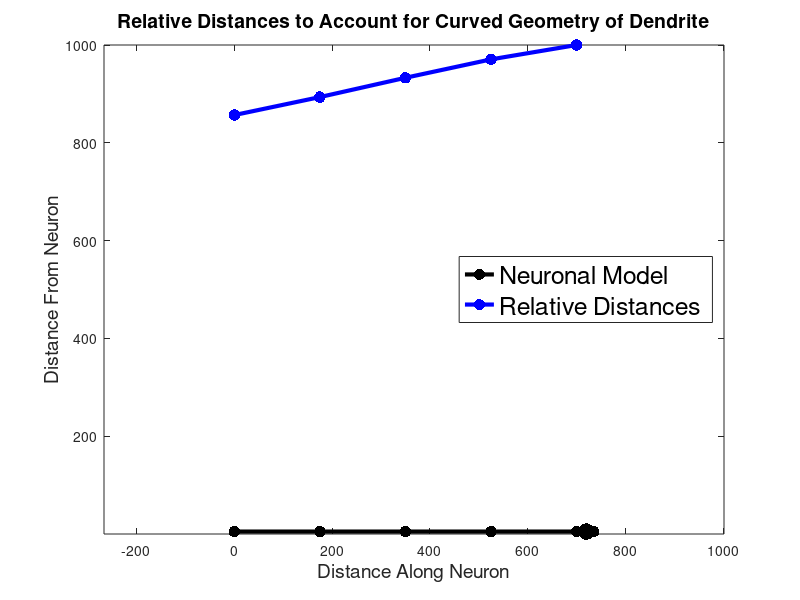
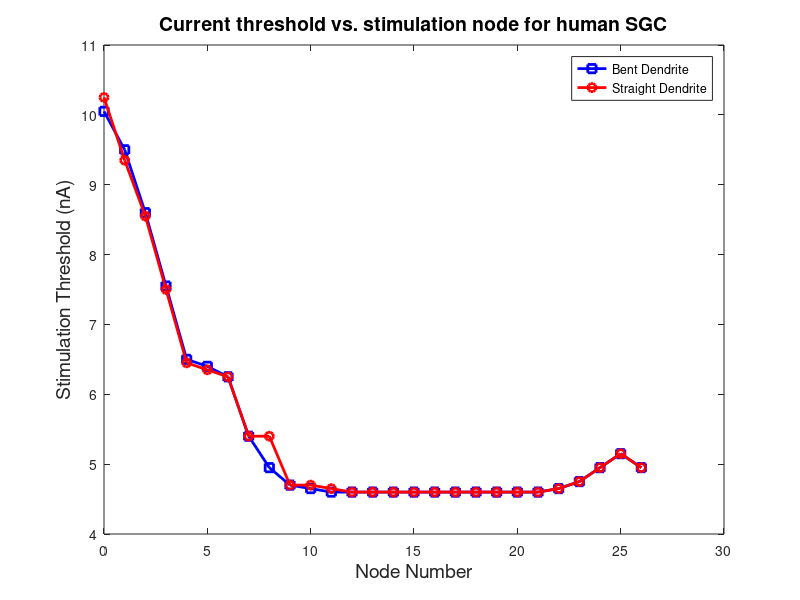
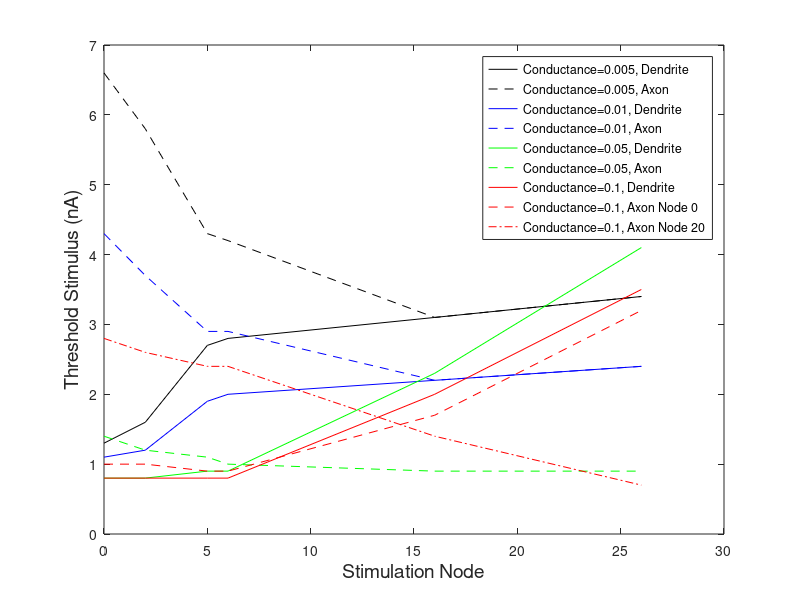

Write the MATLAB code that produced these figures, in order. (Note: this script raises an error after producing the figures.)
%% Matlab plots for threshold data
% Authors: Lauren Heckelman, Matthew McCann, and Michelle Mueller

%% initialize workspace
clear; clc; clf; close all;
num_nodes = 27;


%% Relative Distances
    % Draw Soma and Dendrite:
    DendriteLength = 175; % [um]
    DendriteDiameter = 1; % [um]
    DendriteNodes = 5;
    SomaDiameter = 10; % [um]
    SomaINL = 50;
    SomaLeftAndRight = abs(SomaINL - SomaDiameter)/2;
    
    Dendrite_xvalues = 0:DendriteLength:(DendriteLength*(DendriteNodes - 1));
    Dendrite_yvalues = (SomaDiameter/2).*ones(1, length(Dendrite_xvalues));
    
    SomaCircle_ang = 0:0.01:2*pi+0.01;
    SomaCircle_xp = (SomaDiameter/2)*cos(SomaCircle_ang);
    SomaCircle_yp = (SomaDiameter/2)*sin(SomaCircle_ang);
    
    SomaCircle_xvalues = max(Dendrite_xvalues) + SomaLeftAndRight + SomaCircle_xp;
    SomaCircle_yvalues = (SomaDiameter/2) + SomaCircle_yp;
    
    SomaINL_xvaluesLeft = [max(Dendrite_xvalues), min(SomaCircle_xvalues)];
    SomaINL_xvaluesRight = [max(SomaCircle_xvalues), max(SomaCircle_xvalues + SomaDiameter)];
    SomaINL_yvaluesLeft = (SomaDiameter/2).*ones(1, length(SomaINL_xvaluesLeft));
    SomaINL_yvaluesRight = (SomaDiameter/2).*ones(1, length(SomaINL_xvaluesRight));
    
    Model_xvalues = horzcat(Dendrite_xvalues, SomaINL_xvaluesLeft, ...
                    SomaCircle_xvalues, SomaINL_xvaluesRight);
    Model_yvalues = horzcat(Dendrite_yvalues, SomaINL_yvaluesLeft, ...
                    SomaCircle_yvalues, SomaINL_yvaluesRight);

    % Draw Distance to Electrode Curve:
        angle = 15;
        DistanceToElectrode = 1000; % [um]
        Distance_xvalues = zeros(1, DendriteNodes);
        Distance_yvalues = zeros(1, DendriteNodes);

        for n = 1:DendriteNodes
            if n == 1
                Distance_xvalues(n) = 0;
            else
                Distance_xvalues(n) = Distance_xvalues(n-1) + (DendriteLength*cosd(angle*(DendriteNodes-n)));
            end
        end

        for n = 1:DendriteNodes
            if n == 1
                Distance_yvalues(n) = DendriteLength*(sind(angle*(DendriteNodes-1)) + sind(angle*(DendriteNodes-2)) + sind(angle*(DendriteNodes-3)) + sind(angle*(DendriteNodes-4)) + sind(angle*(DendriteNodes-5)));
            end
            if n == 2
                Distance_yvalues(n) = DendriteLength*(sind(angle*(DendriteNodes-2)) + sind(angle*(DendriteNodes-3)) + sind(angle*(DendriteNodes-4)) + sind(angle*(DendriteNodes-5)));
            end
            if n == 3
                Distance_yvalues(n) = DendriteLength*(sind(angle*(DendriteNodes-3)) + sind(angle*(DendriteNodes-4)) + sind(angle*(DendriteNodes-5)));
            end
            if n == 4
                Distance_yvalues(n) = DendriteLength*(sind(angle*(DendriteNodes-4)) + sind(angle*(DendriteNodes-5)));
            end
            if n == 5
                Distance_yvalues(n) = DendriteLength*(sind(angle*(DendriteNodes-5)));
            end
        end

        RelativeDistances_xvalues = Dendrite_xvalues;
        RelativeDistances_yvalues = zeros(1, length(RelativeDistances_xvalues));
        for n = 1:length(RelativeDistances_yvalues)
            RelativeDistances_yvalues(n) = sqrt((Distance_xvalues(n) - Distance_xvalues(end))^2 + (DistanceToElectrode - Distance_yvalues(n))^2);
        end

        figure();
        plot(Model_xvalues, Model_yvalues, 'k.-', 'MarkerSize', 25, ...
             'LineWidth', 3);
        hold on
        plot(RelativeDistances_xvalues, RelativeDistances_yvalues, 'b.-', ...
             'MarkerSize', 25, 'LineWidth', 3);
        hold off
        axis equal
        xlabel('Distance Along Neuron', 'FontSize', 14);
        ylabel('Distance From Neuron', 'FontSize', 14);
        title('Relative Distances to Account for Curved Geometry of Dendrite', ...
              'FontSize', 14);
        LEGEND = legend('Neuronal Model', 'Relative Distances');
        set(LEGEND, 'FontSize', 18', 'Location', 'East');
        print('RelativeDistanceAtCurvedDendrite', '-dpng');
            
%% Unmodified Fiber (with bend)
node = 0:num_nodes-1;
thresh_bend = [-10.05, -9.5, -8.6, -7.55, -6.5, -6.4, -6.25, -5.4, -4.95, -4.7, -4.65, -4.6, -4.6, -4.6, -4.6, -4.6, -4.6, -4.6, -4.6, -4.6, -4.6, -4.6, -4.65, -4.75, -4.95, -5.15, -4.95];   %% nA

%% Unmodified Fiber (without bend)
thresh_no_bend = [-10.25, -9.35, -8.55, -7.5, -6.45, -6.35, -6.25, -5.4, -5.4, -4.7, -4.7, -4.65, -4.6, -4.6, -4.6, -4.6, -4.6, -4.6, -4.6, -4.6, -4.6, -4.6, -4.65, -4.75, -4.95, -5.15, -4.95];
figure()
plot(node,abs(thresh_bend),'bs-','LineWidth',2)
hold on
plot(node, abs(thresh_no_bend),'ro-','LineWidth',2)
hold off

title('Current threshold vs. stimulation node for human SGC','FontSize',14)
xlabel('Node Number','FontSize',14)
ylabel('Stimulation Threshold (nA)','FontSize',14)
legend('Bent Dendrite', 'Straight Dendrite')
print('Straight_and_Curved', '-dpng');

%% Degraded Fiber

data=[-1.3	-6.6	-1.1	-4.3	-0.8	-1.4	-0.8	-1	-2.8
-1.6	-5.8	-1.2	-3.7	-0.8	-1.2	-0.8	-1	-2.6
-2.7	-4.3	-1.9	-2.9	-0.9	-1.1	-0.8	-0.9	-2.4
-2.8	-4.2	-2	-2.9	-0.9	-1	-0.8	-0.9	-2.4
-3.1	-3.1	-2.2	-2.2	-2.3	-0.9	-2	-1.7	-1.4
-3.4	-3.4	-2.4	-2.4	-4.1	-0.9	-3.5	-3.2	-0.7];

d005=data(:,1);
a005=data(:,2);
d01=data(:,3);
a01=data(:,4);
d05=data(:,5);
a05=data(:,6);
d1=data(:,7);
a1=data(:,8);
a1b=data(:,9);

n=[0; 2; 5; 6; 16; 26];

figure()
plot(n,abs(d005),'k',n,abs(a005),'k--',n,abs(d01),'b',n,abs(a01),'b--',n,abs(d05),'g',n,abs(a05),'g--',n,abs(d1),'r',n,abs(a1),'r--',n,abs(a1b),'r-.')
xlabel('Stimulation Node','FontSize',14)
ylabel('Threshold Stimulus (nA)','FontSize',14)
legend('Conductance=0.005, Dendrite', 'Conductance=0.005, Axon', 'Conductance=0.01, Dendrite','Conductance=0.01, Axon',...
    'Conductance=0.05, Dendrite','Conductance=0.05, Axon','Conductance=0.1, Dendrite','Conductance=0.1, Axon Node 0','Conductance=0.1, Axon Node 20')

figure()
da 0.001	0.002	0.005	0.01	0.02	0.05	0.1	0.2
-4.1	-3.7	-2.8	-2	-1.3	-0.8	-0.6	-0.5
-4.1	-3.7	-2.8	-2	-1.3	-0.9	-0.8	
-6.3	-5.7	-4.2	-2.9	-1.8	-1.1	-0.8	-0.7
-6.3	-5.7	-4.2	-2.9	-1.8	-1.1	-0.8	-0.7
-6.3	-5.7	-4.2	-2.9	-1.8	-1.7	-1.5	
-6.3	-5.7	-4.2	-2.9	-1.8	-1	-2.4	



%% Fiber missing dendrite 
no_dend_node = 0:num_nodes-5-1;

soma_no_dend = [-6.4, -6.3, -5.5, -5, -4.8, -4.7, -4.6, -4.6, -4.6, -4.6, -4.6, -4.6, -4.6, -4.6, -4.6, -4.6, -4.6, -4.7, -4.8, -5, -5.2, -5];
ax0_no_dend = [-6.4, -6.3, -5.5, -5, -4.8, -4.7, -4.6, -4.6, -4.6, -4.6, -4.6, -4.6, -4.6, -4.6, -4.6, -4.6, -4.6, -4.7, -4.8, -5, -5.2, -5];
ax10_no_dend = [-6.4, -6.3, -5.5, -5, -4.8, -4.7, -4.6, -4.6, -4.6, -4.6, -4.6, -4.6, -4.6, -4.6, -4.6, -4.6, -4.6, -4.7, -4.8, -5, -5.2, -5];
ax20_no_dend = [-6.4, -6.3, -5.5, -5, -4.8, -4.7, -4.6, -4.6, -4.6, -4.6, -4.6, -4.6, -4.6, -4.6, -4.6, -4.6, -4.6, -4.7, -4.8, -5, -5.2, -5];

figure()
plot(no_dend_node,abs(soma_no_dend),'bs-','LineWidth',1)
hold on
plot(no_dend_node, abs(ax0_no_dend),'ro-','LineWidth',1)
plot(no_dend_node, abs(ax10_no_dend),'g+-','LineWidth',1)
plot(no_dend_node, abs(ax20_no_dend),'k*-','LineWidth',1)
hold off

title('Current threshold vs. stimulation node for SGC without dendrite','FontSize',14)
xlabel('Node Number','FontSize',14)
ylabel('Stimulation Threshold (nA)','FontSize',14)
legend('Soma', 'Axon[0]', 'Axon[10]', 'Axon[20]')
print('NoDend', '-dpng');